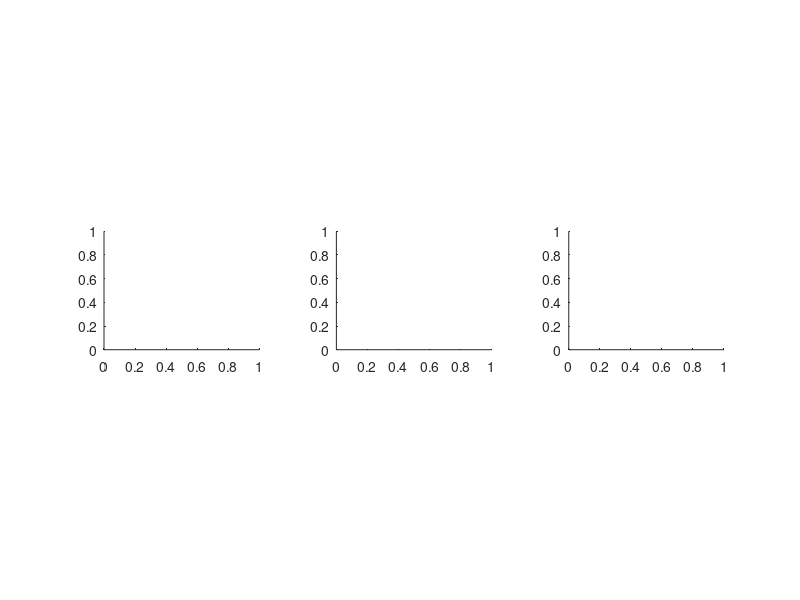

Reproduce this figure in MATLAB. (Note: this script raises an error after producing the figure.)


% figure
subplot(3,3,4)
% title('all wingbeats','fontsize',12)
hold on
subplot(3,3,5)
% title('wing pitch')
hold on
subplot(3,3,6)
% title('stroke deviation')
hold on

colormap(cmap)
color_band = [.5 .5 .5];

% bins
nx=n;
ny=100;

t_hist = [t_wb_bins t_wb_bins];
t_hist = t_hist(:);
binx = 0:1/(nx-1):1;

%% stroke
biny_min = -90;
biny_max = 90;
var = [stroke_wb_L_bins stroke_wb_L_bins];

var = -var(:);
biny = biny_min: (biny_max - biny_min)/ny :biny_max;
var_hist = hist3([var,t_hist], {biny binx});
for i = 1:nx
    var_hist(:,i) = var_hist(:,i) / max(var_hist(:,i)); % normalize per time bin
end

subplot(3,3,4)
imagesc(binx,-biny,var_hist)
axis([0 1 -biny_max -biny_min])
%     set(gca,'XTick',0:.5:1) 
    set(gca,'XTick',0:.5:1,'XTickLabel',[]) 
% set(gca,'YTick',[-biny_max:(biny_max-biny_min)/2:-biny_min],'YTicklabel',-[-biny_max:(biny_max-biny_min)/2:-biny_min],'fontsize',8) 
set(gca,'YTick',[-biny_max:(biny_max-biny_min)/2:-biny_min],'fontsize',8) 
% xlabel('time','fontsize',10) 
% ylabel('Left wing','fontsize',10) 

%% wingpitch
biny_min = -180;
biny_max = 0;
var = [pitch_wb_L_bins pitch_wb_L_bins];

var = -var(:);
biny = biny_min: (biny_max - biny_min)/ny :biny_max;
var_hist = hist3([var,t_hist], {biny binx});
for i = 1:nx
    var_hist(:,i) = var_hist(:,i) / max(var_hist(:,i)); % normalize per time bin
end

subplot(3,3,5)
imagesc(binx,-biny,var_hist)
axis([0 1 -biny_max -biny_min])
%     set(gca,'XTick',0:.5:1) 
    set(gca,'XTick',0:.5:1,'XTickLabel',[]) 
set(gca,'YTick',[-biny_max:(biny_max-biny_min)/2:-biny_min],'fontsize',8) 
% set(gca,'YTick',[-biny_max:(biny_max-biny_min)/2:-biny_min],'YTicklabel',-[-biny_max:(biny_max-biny_min)/2:-biny_min],'fontsize',8) 
% xlabel('time','fontsize',10) 
% ylabel('Left wing','fontsize',10) 

%% dev
biny_min = -30;
biny_max = 30;
var = [dev_wb_L_bins dev_wb_L_bins];

var = -var(:);
biny = biny_min: (biny_max - biny_min)/ny :biny_max;
var_hist = hist3([var,t_hist], {biny binx});
for i = 1:nx
    var_hist(:,i) = var_hist(:,i) / max(var_hist(:,i)); % normalize per time bin
end

subplot(3,3,6)
imagesc(binx,-biny,var_hist)
axis([0 1 -biny_max -biny_min])
    set(gca,'XTick',0:.5:1) 
%     set(gca,'XTick',0:.5:1,'XTickLabel',[]) 
set(gca,'YTick',[-biny_max:(biny_max-biny_min)/2:-biny_min],'fontsize',8) 
% set(gca,'YTick',[-biny_max:(biny_max-biny_min)/2:-biny_min],'YTicklabel',-[-biny_max:(biny_max-biny_min)/2:-biny_min],'fontsize',8) 
% xlabel('time','fontsize',10) 
% ylabel('Left wing','fontsize',10) 

%% mean & std            
binx = t_wb_bins(:,1);
t_bins = [t_wb_bins t_wb_bins];           


            subplot(3,3,4)
            var = [stroke_wb_L_bins stroke_wb_R_bins];
%             plot_WBmeanstd
            plot_WBmeanCI
            
            subplot(3,3,5)
            var = [pitch_wb_L_bins pitch_wb_R_bins];
%             plot_WBmeanstd
            plot_WBmeanCI

            subplot(3,3,6)
            var = [dev_wb_L_bins dev_wb_R_bins];
%             plot_WBmeanstd
            plot_WBmeanCI

%% polynomials
% subplot(3,3,4)
% plot_WBfitting_singlevar_updowncut(stroke_fit_binmean_periodic,'r','g');
% % plot_WBfitting_singlevar_updowncut(stroke_fit_binmean,'g','g');
% 
% subplot(3,3,5)
% plot_WBfitting_singlevar_updowncut(pitch_fit_binmean_periodic,'r','g');
% % plot_WBfitting_singlevar_updowncut(pitch_fit_binmean,'g','g');
% 
% subplot(3,3,6)
% plot_WBfitting_singlevar_updowncut(dev_fit_binmean_periodic,'r','g');
% % plot_WBfitting_singlevar_updowncut(dev_fit_binmean,'g','g');


%% fourier series
subplot(3,3,4)
calc_val_fourier_series_4thN8th_order(binx,stroke_fourier_coeffs_binmean,plot_fits);
% plot(stroke_fourier_fit_binmean);
legend off
xlabel([],'fontsize',10) 
ylabel('wing stroke','fontsize',10) 

subplot(3,3,5)
calc_val_fourier_series_4thN8th_order(binx,pitch_fourier_coeffs_binmean,plot_fits);
% plot(pitch_fourier_fit_binmean);
legend off
xlabel([],'fontsize',10) 
ylabel('wing pitch','fontsize',10) 

subplot(3,3,6)
calc_val_fourier_series_4thN8th_order(binx,dev_fourier_coeffs_binmean,plot_fits);
% plot(dev_fourier_fit_binmean);
legend off
xlabel('normalized time','fontsize',10) 
ylabel('wing deviation','fontsize',10) 





